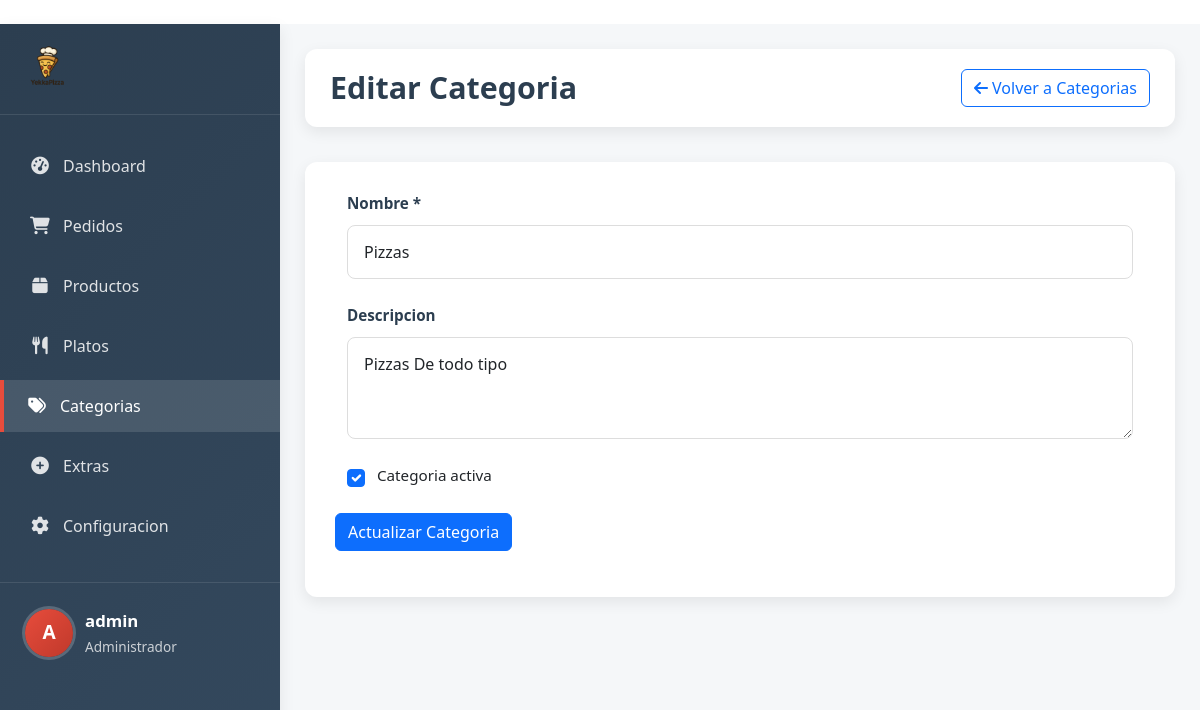
The page /admin/categoria/editar/1 (signed in) on the database its author committed.
### app.py (models this page shows)
class Configuracion(db.Model):
    id = db.Column(db.Integer, primary_key=True)
    nombre_restaurante = db.Column(db.String(100), default="Mi Restaurante")
    telefono = db.Column(db.String(20), default="+1234567890")
    direccion = db.Column(db.String(200), default="Dirección del restaurante")
    logo = db.Column(db.String(200), default="logo.png")
    impuesto = db.Column(db.Float, default=0.0)
    max_extras = db.Column(db.Integer, default=5)

class Categoria(db.Model):
    id = db.Column(db.Integer, primary_key=True)
    nombre = db.Column(db.String(100), nullable=False)
    descripcion = db.Column(db.Text)
    activa = db.Column(db.Boolean, default=True)
    platos = db.relationship('Plato', backref='categoria_obj', lazy=True)

### app.py (the view, shortened to what this page needs)
@app.route('/admin/categoria/editar/<int:categoria_id>', methods=['GET', 'POST'])
@login_required
def editar_categoria(categoria_id):
    categoria = Categoria.query.get_or_404(categoria_id)
    config = Configuracion.query.first()
    if not config:
        config = Configuracion()
        db.session.add(config)
        db.session.commit()
    return render_template('admin/editar_categoria.html', categoria=categoria,config=config)

### app.py (called while the page is built)
def login_required(f):
    @wraps(f)
    def decorated_function(*args, **kwargs):
        if 'user_id' not in session:
            return redirect(url_for('login'))
        return f(*args, **kwargs)
    return decorated_function

### templates/admin/editar_categoria.html (shortened to what this page needs)
{% extends "admin/base.html" %}
{% block extra_css %}
<link rel="stylesheet" href="{{ url_for('static', filename='css/admin.css') }}">
{% endblock %}
{% block content %}
<div class="admin-container">
    {% include 'admin/sidebar.html' %}
    <div class="admin-main">
        <div class="admin-header">
            <h1 class="admin-title">{{ 'Editar' if categoria else 'Nueva' }} Categoria</h1>
            <div class="admin-actions">
                <a href="{{ url_for('admin_categorias') }}" class="btn btn-outline-primary">
                    <i class="fas fa-arrow-left"></i> Volver a Categorias
                </a>
            </div>
        </div>
        <div class="admin-form-container">
            <form method="POST" action="{{ url_for('editar_categoria', categoria_id=categoria.id) if categoria else url_for('nueva_categoria') }}">
                <div class="form-group">
                    <label for="nombre" class="form-label">Nombre *</label>
                    <input type="text" class="form-control" id="nombre" name="nombre" value="{{ categoria.nombre if categoria else '' }}" required>
                </div>
                <div class="form-group">
                    <label for="descripcion" class="form-label">Descripcion</label>
                    <textarea class="form-control" id="descripcion" name="descripcion" rows="3">{{ categoria.descripcion if categoria else '' }}</textarea>
                </div>
                <div class="form-group">
                    <div class="form-check">
                        <input class="form-check-input" type="checkbox" id="activa" name="activa" {% if not categoria or categoria.activa %}checked{% endif %}>
                        <label class="form-check-label" for="activa">
                            Categoria activa
                        </label>
                    </div>
                </div>
                <button type="submit" class="btn btn-primary">{{ 'Actualizar' if categoria else 'Crear' }} Categoria</button>
            </form>
        </div>
    </div>
</div>
{% endblock %}

### templates/admin/sidebar.html (shortened to what this page needs)
<div class="admin-sidebar">
    <div class="admin-brand">
        <img src="{% if config.logo %}{{ url_for('uploaded_file', filename=config.logo) }}{% else %}{{ url_for('static', filename='images/logo.png') }}{% endif %}" alt="Logo">
    </div>
    <ul class="admin-menu">
        <li><a href="{{ url_for('admin_panel') }}" class="{% if request.endpoint == 'admin_panel' %}active{% endif %}"><i class="fas fa-tachometer-alt"></i> <span>Dashboard</span></a></li>
        <li><a href="{{ url_for('admin_pedidos') }}" class="{% if request.endpoint == 'admin_pedidos' or request.endpoint == 'ver_pedido' %}active{% endif %}"><i class="fas fa-shopping-cart"></i> <span>Pedidos</span></a></li>
        <li><a href="{{ url_for('admin_productos') }}" class=""><i class="fas fa-box"></i> <span>Productos</span></a></li>
        <li><a href="{{ url_for('admin_platos') }}" class=""><i class="fas fa-utensils"></i> <span>Platos</span></a></li>
        <li><a href="{{ url_for('admin_categorias') }}" class="{% if request.endpoint == 'admin_categorias' or request.endpoint == 'nueva_categoria' or request.endpoint == 'editar_categoria' %}active{% endif %}"><i class="fas fa-tags"></i> <span>Categorias</span></a></li>
        <li><a href="{{ url_for('admin_extras') }}" class=""><i class="fas fa-plus-circle"></i> <span>Extras</span></a></li>
        <li><a href="{{ url_for('admin_configuracion') }}" class="{% if request.endpoint == 'admin_configuracion' %}active{% endif %}"><i class="fas fa-cog"></i> <span>Configuracion</span></a></li>
    </ul>
    <div class="admin-user">
        <div class="admin-user-info">
            <div class="admin-user-avatar">
                {{ session.username[0]|upper }}
            </div>
            <div class="admin-user-details">
                <div class="admin-user-name">{{ session.username }}</div>
                <div class="admin-user-role">Administrador</div>
            </div>
        </div>
    </div>
</div>

### static/css/admin.css (style rules this page uses)
:root { --primary-color: #e74c3c; --primary-light: #ffebe9; --primary-dark: #c0392b; --secondary-color: #3498db; --success-color: #27ae60; --warning-color: #f39c12; --danger-color: #e74c3c; --dark-color: #2c3e50; --dark-light: #34495e; --gray-color: #7f8c8d; --gray-light: #ecf0f1; --text-dark: #2d3436; --text-light: #ffffff; --shadow: 0 5px 15px rgba(0, 0, 0, 0.08); --shadow-hover: 0 8px 25px rgba(0, 0, 0, 0.12); }
.admin-container { display: flex; min-height: 100vh; background-color: #f8f9fa; font-family: 'Segoe UI', Tahoma, Geneva, Verdana, sans-serif; }
.admin-sidebar { width: 280px; background: linear-gradient(135deg, var(--dark-color) 0%, var(--dark-light) 100%); color: var(--text-light); padding: 20px 0; position: fixed; height: 100vh; overflow-y: auto; box-shadow: var(--shadow); z-index: 1000; transition: all 0.3s ease; }
.admin-brand { padding: 0 25px 25px; border-bottom: 1px solid rgba(255, 255, 255, 0.1); margin-bottom: 25px; display: flex; align-items: center; }
.admin-brand img { height: 45px; margin-right: 12px; border-radius: 6px; }
.admin-menu { list-style: none; padding: 0; margin: 0; }
.admin-menu li { margin-bottom: 8px; }
.admin-menu a { display: flex; align-items: center; padding: 14px 25px; color: rgba(255, 255, 255, 0.85); text-decoration: none; transition: all 0.3s ease; border-left: 4px solid transparent; font-weight: 500; }
.admin-menu a:hover, .admin-menu a.active { background-color: rgba(255, 255, 255, 0.12); color: var(--text-light); border-left-color: var(--primary-color); padding-left: 22px; }
.admin-menu i { width: 22px; margin-right: 12px; text-align: center; font-size: 1.1rem; }
.admin-user { padding: 25px; border-top: 1px solid rgba(255, 255, 255, 0.1); margin-top: 30px; }
.admin-user-info { display: flex; align-items: center; }
.admin-user-avatar { width: 48px; height: 48px; border-radius: 50%; background: linear-gradient(135deg, var(--primary-color), var(--primary-dark)); display: flex; align-items: center; justify-content: center; margin-right: 12px; font-weight: bold; color: white; font-size: 1.2rem; box-shadow: 0 0 0 3px rgba(255, 255, 255, 0.2); }
.admin-user-details { flex: 1; }
.admin-user-name { font-weight: 600; margin-bottom: 4px; font-size: 1.05rem; }
.admin-user-role { font-size: 0.85rem; color: rgba(255, 255, 255, 0.75); }
.admin-main { flex: 1; margin-left: 280px; padding: 25px; transition: all 0.3s ease; background-color: #f5f7f9; }
.admin-header { display: flex; justify-content: space-between; align-items: center; margin-bottom: 35px; background-color: white; padding: 20px 25px; border-radius: 12px; box-shadow: var(--shadow); }
.admin-title { font-size: 1.9rem; color: var(--dark-color); margin: 0; font-weight: 700; }
.admin-actions { display: flex; gap: 12px; }
.admin-form-container { background-color: white; border-radius: 12px; padding: 30px; box-shadow: var(--shadow); margin-bottom: 35px; }
.form-group { flex: 1 0 calc(50% - 24px); margin: 0 12px 25px; }
.form-label { display: block; margin-bottom: 10px; font-weight: 600; color: var(--dark-color); font-size: 0.95rem; }
.form-control { width: 100%; padding: 14px 16px; border: 1px solid #ddd; border-radius: 8px; font-size: 1rem; transition: all 0.3s ease; }
.form-check { display: flex; align-items: center; margin-bottom: 18px; }
.form-check-input { margin-right: 12px; width: 18px; height: 18px; }
.form-check-label { margin-bottom: 0; font-size: 0.95rem; }

### templates/admin/base.html (style rules this page uses)
body { margin: 0; padding: 0; display: flex; flex-direction: column; min-height: 100vh; overflow-x: hidden; }

### rows shown on the page
Configuracion: logo (picture)
Categoria: nombre "Pizzas", descripcion "Pizzas De todo tipo", activa "☑"

### other values the page prints
{{ session.username[0]|upper }} "A"
{{ session.username }} "admin"
{{ 'Editar' if categoria else 'Nueva' }} "Editar"
{{ 'Actualizar' if categoria else 'Crear' }} "Actualizar"
